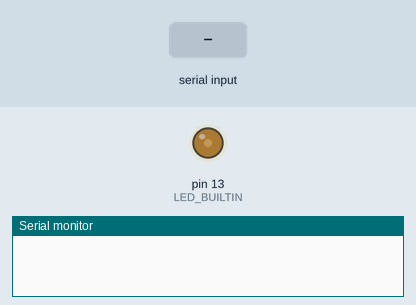
Simulated run of this sketch. Board: Arduino Uno, built with avr-gcc and run on an emulated ATmega328P. Shown: output pins drawn as LEDs (lit = HIGH), the last lines printed to the serial monitor. The inputs (shaded band) are chosen by the test bench.

Above: at 1.2 s.
1.3 s: "90,45\n" received over Serial
At 2.0 s:
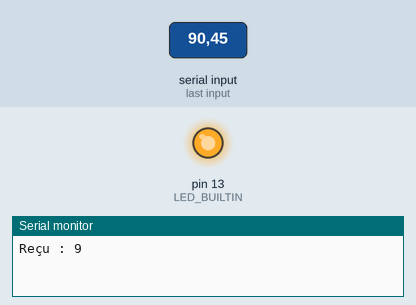
At 2.9 s:
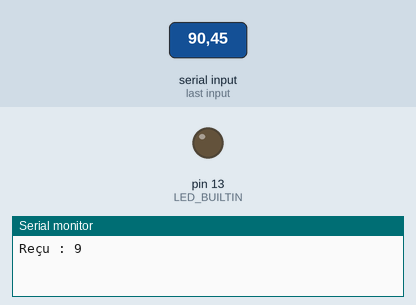
4.3 s: "200\n" received over Serial
7.3 s: "30,150\n" received over Serial
Timing chart, 0 to 10.6 s (numbered marks = the images above; inputs shaded):
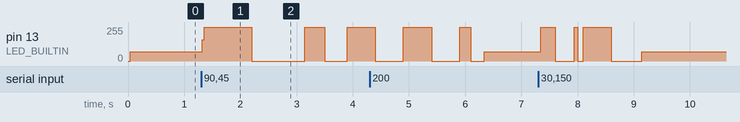

Measured:
- after the input at 1.3 s, pin 13 (LED_BUILTIN): goes 255/255 0.88 s, 0/255 0.94 s, 255/255 0.36 s, 0/255 0.40 s, then 255/255, starting at once

The sketch:

cours_02e_serial_read.ino
```cpp
int   blinkRate=0; // taux de rafraichissement sauvegardé

void setup()
{
  Serial.begin(9600);
  pinMode(LED_BUILTIN, OUTPUT);
}

void loop()
{
  if ( Serial.available()) // Vérifier si l'on a au moins 1 octet de dispo
  {
    char ch = Serial.read(); // Lire le prochain octet
    if(ch >= '0' && ch <= '9') // ESt-ce que c'est une valeur entre '0' et '9'
    {
       blinkRate = (ch - '0');      // Valeur ASCII converti en numérique
       blinkRate = blinkRate * 100; // Interval

      Serial.print("Reçu : ");
      Serial.println(ch);
    }

  }
  blink();
}

// Faire clignoter le LED
void blink()
{
  digitalWrite(LED_BUILTIN,HIGH);
  delay(blinkRate);
  digitalWrite(LED_BUILTIN,LOW);
  delay(blinkRate);
}
```
